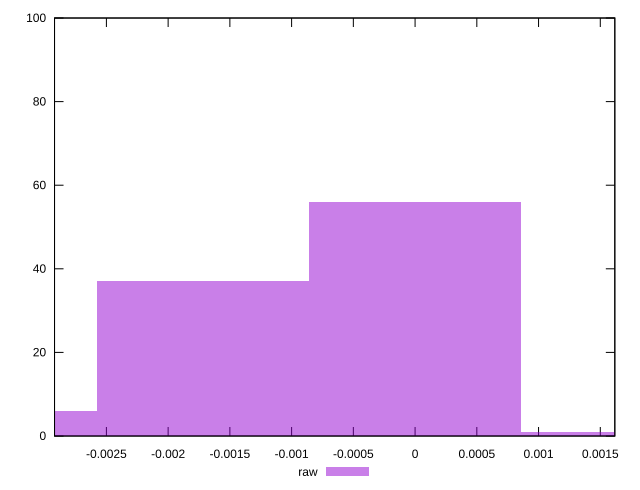

This chart was generated by the following gnuplot code:
reset

$raw <<EOF
0 56
-0.0017181550131124294 37
-0.003436310026224859 6
0.0017181550131124294 1
EOF

set key outside below
set boxwidth 0.0017181550131124294
set xrange [-0.002920053734437449:0.0016176667033985111]
set yrange [0:100]
set trange [0:100]
set style fill transparent solid 0.5 noborder
set terminal svg size 640, 490 enhanced background rgb 'white'
set output "report_00008_2021-01-22T20:58:29.167/meta/score-difference/samples/pages+cached/raw/histogram.svg"

plot $raw title "raw" with boxes

reset
